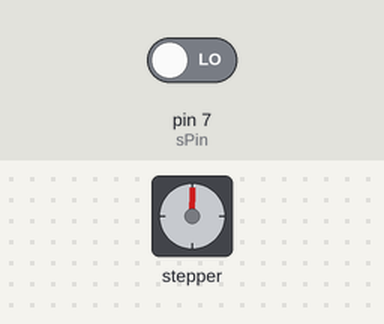
This sketch was run on a simulated Arduino Uno, built with avr-gcc and run on an emulated ATmega328P. On the bench: stepper motor. The inputs (shaded band) are chosen by the test bench; at power-on: pin 7 (sPin) LOW. Stepper angles assume 2048 steps per turn; what the sketch prints to the serial monitor is not drawn.

Above: at 0.05 s.
At 1.7 s:
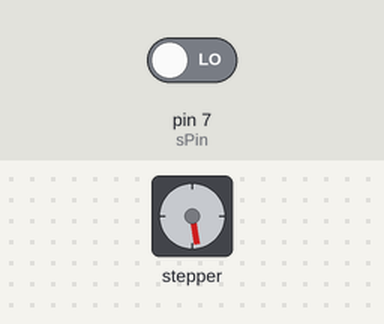
At 3.35 s:
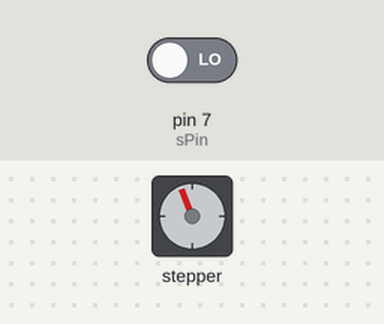
At 6.75 s:
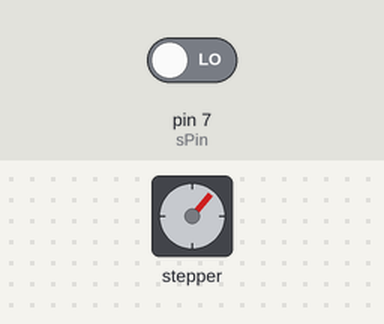
Timing chart, 0 to 9.3 s (numbered marks = the images above):
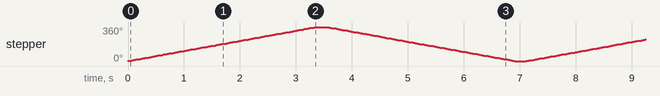

Measured:
- by itself, stepper: turns 360° clockwise in 3.4 s, then 360° counter-clockwise in 3.3 s, repeating every 7.1 s

The sketch:

Stepper_Motor.ino
```cpp
#include <Stepper.h>
int stepsPerRevolution = 2048, motSpeed = 18 , dly = 200;
int sPin=7, sState;
int N1 = 8, N2 = 9, N3 = 10, N4 = 11;
Stepper stepMotor(stepsPerRevolution, N1, N3, N2, N4);
void setup() {
  // put your setup code here, to run once:
  Serial.begin(9600);
  stepMotor.setSpeed(motSpeed);
  pinMode(sPin ,INPUT);
}

void loop() {
  stepMotor.step(stepsPerRevolution);
  delay(dly);
  stepMotor.step(-stepsPerRevolution);
  delay(dly);
  Serial.println(digitalRead(sPin));
}
```
